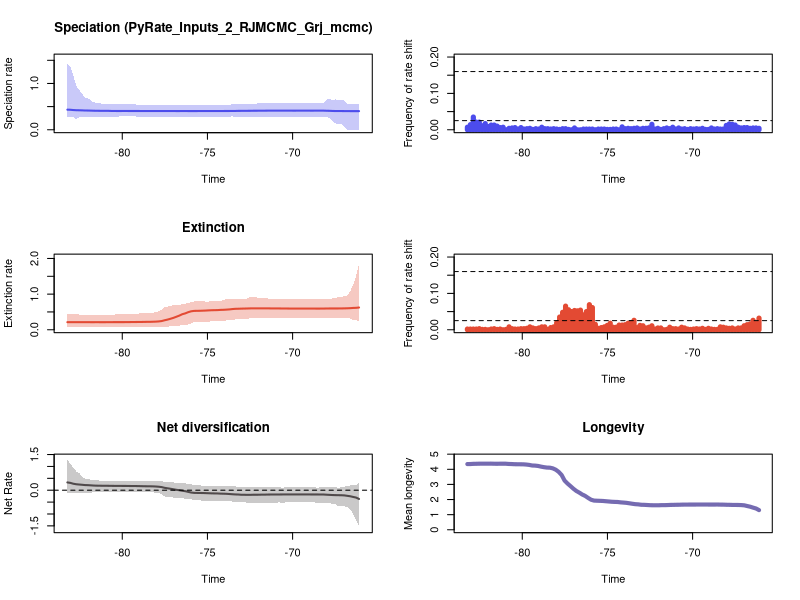

Reproduce this figure in R.


pdf(file='./RTT_plots.pdf',width=10, height=15)
par(mfrow=c(3,2))
library(scales)

time=c(-66.10109614571707, -66.27403537195539,-66.44697459819369,-66.61991382443202,-66.79285305067032,-66.96579227690864,-67.13873150314694,-67.31167072938524,-67.48460995562357,-67.65754918186187,-67.8304884081002,-68.0034276343385,-68.17636686057682,-68.34930608681512,-68.52224531305345,-68.69518453929174,-68.86812376553007,-69.04106299176837,-69.2140022180067,-69.386941444245,-69.55988067048332,-69.73281989672162,-69.90575912295992,-70.07869834919825,-70.25163757543655,-70.42457680167487,-70.59751602791317,-70.7704552541515,-70.9433944803898,-71.11633370662813,-71.28927293286642,-71.46221215910475,-71.63515138534305,-71.80809061158138,-71.98102983781968,-72.15396906405797,-72.3269082902963,-72.4998475165346,-72.67278674277293,-72.84572596901123,-73.01866519524955,-73.19160442148785,-73.36454364772618,-73.53748287396448,-73.7104221002028,-73.8833613264411,-74.05630055267943,-74.22923977891773,-74.40217900515603,-74.57511823139436,-74.74805745763265,-74.92099668387098,-75.09393591010928,-75.26687513634761,-75.4398143625859,-75.61275358882423,-75.78569281506253,-75.95863204130086,-76.13157126753916,-76.30451049377749,-76.47744972001578,-76.65038894625411,-76.82332817249241,-76.99626739873071,-77.16920662496904,-77.34214585120733,-77.51508507744566,-77.68802430368396,-77.86096352992229,-78.03390275616059,-78.20684198239891,-78.37978120863721,-78.55272043487554,-78.72565966111384,-78.89859888735216,-79.07153811359046,-79.24447733982879,-79.41741656606709,-79.59035579230539,-79.76329501854372,-79.93623424478201,-80.10917347102034,-80.28211269725864,-80.45505192349697,-80.62799114973527,-80.80093037597359,-80.97386960221189,-81.14680882845022,-81.31974805468852,-81.49268728092684,-81.66562650716514,-81.83856573340344,-82.01150495964177,-82.18444418588007,-82.3573834121184,-82.5303226383567,-82.70326186459502,-82.87620109083332,-83.04914031707165,-83.22207954330995)
rate=c(0.4023137760106518, 0.40258481214050523,0.4023137760106518,0.40258481214050523,0.4029382539861337,0.4035589073044436,0.40420955437903827,0.4042624754002213,0.40462509341998876,0.4060680542769074,0.40916770827513516,0.41053027989744445,0.4128071452161475,0.4128071452161475,0.4128071452161475,0.4128071452161475,0.4125519179220463,0.4128071452161475,0.4128071452161475,0.4128071452161475,0.4131575537652527,0.4128071452161475,0.4125519179220463,0.4128071452161475,0.4128071452161475,0.4130325238627062,0.4128071452161475,0.4128071452161475,0.4131012568614541,0.4128071452161475,0.4131012568614541,0.4128071452161475,0.4121522316224932,0.41175038842457623,0.4114884763694837,0.4109054396762234,0.4108114538159453,0.4096026469990236,0.4093166515883068,0.40857524977684134,0.40841623662127674,0.4082265066601717,0.40623903096960007,0.4060680542769074,0.40542913036774497,0.40542913036774497,0.4049891054357705,0.40455696835791116,0.40431191568345604,0.4042624754002213,0.4042624754002213,0.40420955437903827,0.40415136600115026,0.40415136600115026,0.40415136600115026,0.40405872907504425,0.40405872907504425,0.40405872907504425,0.40405872907504425,0.40415136600115026,0.40415136600115026,0.40405872907504425,0.40405872907504425,0.40415136600115026,0.4042624754002213,0.4042624754002213,0.4042624754002213,0.40431191568345604,0.40438077939690154,0.40438077939690154,0.4044894602575053,0.40455696835791116,0.40468322950154456,0.40462509341998876,0.4049891054357705,0.4051201388839855,0.40542913036774497,0.40542913036774497,0.4052906836526041,0.40572370309604233,0.4055767845183097,0.40542913036774497,0.4052906836526041,0.40572370309604233,0.40623903096960007,0.40847364121435226,0.40857524977684134,0.40857524977684134,0.40943712778474195,0.41029770319582154,0.4111732967463542,0.4133232050615711,0.41535186451229666,0.4159372904741301,0.419005638350191,0.4208948967677414,0.42230642310265476,0.42586641897441757,0.43200647059713465,0.43421831339391104)
minHPD=c(0.00013651491419482378, 0.00013651491419482378,0.00013651491419482378,0.00013651491419482378,0.00013651491419482378,0.07569189010548548,0.121490941104768,0.12164305329143806,0.13873570374548586,0.19061554990242588,0.24329579026974676,0.285187780328191,0.26729609476256655,0.285187780328191,0.285187780328191,0.285187780328191,0.285187780328191,0.285187780328191,0.285187780328191,0.285187780328191,0.285187780328191,0.285187780328191,0.285187780328191,0.285187780328191,0.285187780328191,0.285187780328191,0.285187780328191,0.285187780328191,0.285187780328191,0.285187780328191,0.285187780328191,0.285187780328191,0.285187780328191,0.285187780328191,0.285187780328191,0.285187780328191,0.285187780328191,0.285187780328191,0.285187780328191,0.285187780328191,0.285187780328191,0.285187780328191,0.285187780328191,0.28728501154989433,0.285187780328191,0.285187780328191,0.285187780328191,0.285187780328191,0.285187780328191,0.285187780328191,0.285187780328191,0.285187780328191,0.285187780328191,0.285187780328191,0.285187780328191,0.285187780328191,0.285187780328191,0.285187780328191,0.285187780328191,0.285187780328191,0.285187780328191,0.285187780328191,0.285187780328191,0.285187780328191,0.285187780328191,0.285187780328191,0.285187780328191,0.285187780328191,0.285187780328191,0.285187780328191,0.285187780328191,0.285187780328191,0.285187780328191,0.285187780328191,0.285187780328191,0.285187780328191,0.28728501154989433,0.28728501154989433,0.28728501154989433,0.28728501154989433,0.28728501154989433,0.28728501154989433,0.285187780328191,0.285187780328191,0.285187780328191,0.285187780328191,0.285187780328191,0.285187780328191,0.2860950897907258,0.285187780328191,0.285187780328191,0.26729609476256655,0.285187780328191,0.26729609476256655,0.26729609476256655,0.26729609476256655,0.23388335780350403,0.2724411008597606,0.26729609476256655,0.2724411008597606)
maxHPD=c(0.5637542763641188, 0.5637542763641188,0.5613266570593785,0.5596766839701983,0.5572049341535407,0.6306663384820791,0.6544955684402775,0.6483319027967817,0.6551629799153199,0.6433520116726356,0.662288879923429,0.6544955684402775,0.5753459516849582,0.5828128885091507,0.5751295364334321,0.5751295364334321,0.5734236042736709,0.5707286631408902,0.5707286631408902,0.5707286631408902,0.5694192717332986,0.5694192717332986,0.568109698700525,0.5697662091743226,0.5697662091743226,0.5697662091743226,0.5697662091743226,0.5697662091743226,0.5707286631408902,0.5707286631408902,0.5751295364334321,0.5734236042736709,0.5734236042736709,0.5697662091743226,0.5694192717332986,0.5661383355672867,0.5661383355672867,0.5613266570593785,0.5555839968050512,0.5525489142549972,0.5502841072821176,0.5525489142549972,0.5501118743217267,0.5502841072821176,0.5401482058098931,0.5352460920592879,0.533920305618866,0.5306627273548727,0.5306627273548727,0.5306627273548727,0.5306627273548727,0.5306627273548727,0.5306627273548727,0.5325142243667168,0.5325142243667168,0.52996943622057,0.52996943622057,0.52996943622057,0.52996943622057,0.52996943622057,0.52996943622057,0.52996943622057,0.52996943622057,0.529142910840889,0.529142910840889,0.529142910840889,0.529142910840889,0.529142910840889,0.52996943622057,0.52996943622057,0.52996943622057,0.529142910840889,0.5306627273548727,0.5306627273548727,0.5352460920592879,0.5375017807503969,0.5502841072821176,0.5502841072821176,0.5511970034050141,0.5516720156887513,0.5516720156887513,0.5511970034050141,0.5502841072821176,0.5534828652487224,0.5552314018472814,0.5613266570593785,0.5643307618072356,0.5643307618072356,0.5710382195113964,0.5753459516849582,0.594017868407548,0.6260731919686924,0.6829475257173253,0.6875007258098885,0.7775677597221817,0.8647057508152716,0.9466673130463698,1.1712271187671508,1.3567120174813623,1.427809112390384)
remove_na = !is.na(rate)
time = time[remove_na]
plot(time,time,type = 'n', ylim = c(0, 1.5705900236294226), xlim = c(-83.30854915642911,-66.01462653259792), ylab = 'Speciation rate', xlab = 'Time',main='Speciation (PyRate_Inputs_2_RJMCMC_Grj_mcmc)' )
polygon(c(time, rev(time)), c(maxHPD[remove_na], rev(minHPD[remove_na])), col = alpha('#4c4cec',0.3), border = NA)
lines(time,rate[remove_na], col = '#4c4cec', lwd=2)
mids=c(-66.10196957615261, -66.27665566326203,-66.45134175037143,-66.62602783748085,-66.80071392459024,-66.97540001169966,-67.15008609880906,-67.32477218591845,-67.49945827302787,-67.67414436013726,-67.84883044724668,-68.02351653435608,-68.1982026214655,-68.37288870857489,-68.54757479568431,-68.7222608827937,-68.89694696990313,-69.07163305701252,-69.24631914412191,-69.42100523123133,-69.59569131834073,-69.77037740545015,-69.94506349255954,-70.11974957966896,-70.29443566677836,-70.46912175388778,-70.64380784099717,-70.81849392810659,-70.99318001521598,-71.1678661023254,-71.3425521894348,-71.51723827654419,-71.69192436365361,-71.866610450763,-72.04129653787243,-72.21598262498182,-72.39066871209124,-72.56535479920063,-72.74004088631006,-72.91472697341945,-73.08941306052887,-73.26409914763826,-73.43878523474768,-73.61347132185708,-73.78815740896647,-73.96284349607589,-74.13752958318528,-74.3122156702947,-74.4869017574041,-74.66158784451352,-74.83627393162291,-75.01096001873233,-75.18564610584173,-75.36033219295115,-75.53501828006054,-75.70970436716993,-75.88439045427936,-76.05907654138875,-76.23376262849817,-76.40844871560756,-76.58313480271698,-76.75782088982638,-76.9325069769358,-77.10719306404519,-77.28187915115461,-77.456565238264,-77.63125132537343,-77.80593741248282,-77.98062349959221,-78.15530958670163,-78.32999567381103,-78.50468176092045,-78.67936784802984,-78.85405393513926,-79.02874002224866,-79.20342610935808,-79.37811219646747,-79.55279828357689,-79.72748437068628,-79.9021704577957,-80.0768565449051,-80.25154263201449,-80.42622871912391,-80.6009148062333,-80.77560089334273,-80.95028698045212,-81.12497306756154,-81.29965915467093,-81.47434524178036,-81.64903132888975,-81.82371741599917,-81.99840350310856,-82.17308959021796,-82.34777567732738,-82.52246176443677,-82.69714785154619,-82.87183393865558,-83.046520025765,-83.2212061128744)
counts=c(0.004, 0.005,0.005,0.004,0.006,0.006,0.005,0.007,0.013,0.015,0.016,0.012,0.002,0.002,0.003,0.002,0.005,0.001,0.001,0.004,0.002,0.003,0.002,0.003,0.001,0.003,0.002,0.005,0.002,0.007,0.003,0.005,0.003,0.001,0.004,0.002,0.015,0.005,0.004,0.004,0.002,0.005,0.004,0.003,0.004,0.003,0.008,0.0,0.002,0.002,0.001,0.001,0.002,0.002,0.002,0.0,0.002,0.002,0.002,0.002,0.0,0.0,0.005,0.0,0.001,0.003,0.003,0.001,0.002,0.003,0.002,0.003,0.003,0.007,0.002,0.003,0.001,0.004,0.003,0.002,0.006,0.002,0.006,0.005,0.004,0.0,0.007,0.006,0.01,0.013,0.013,0.009,0.017,0.011,0.021,0.021,0.035,0.014,0.007)
plot(mids,counts,type = 'h', xlim = c(-83.30854915642911,-66.01462653259792), ylim=c(0,0.2), ylab = 'Frequency of rate shift', xlab = 'Time',lwd=5,col='#4c4cec')
bf2 = 0.02514249682106274
bf6 = 0.16006671152542618
abline(h=bf2, lty=2)
abline(h=bf6, lty=2)

time=c(-66.10109614571707, -66.27403537195539,-66.44697459819369,-66.61991382443202,-66.79285305067032,-66.96579227690864,-67.13873150314694,-67.31167072938524,-67.48460995562357,-67.65754918186187,-67.8304884081002,-68.0034276343385,-68.17636686057682,-68.34930608681512,-68.52224531305345,-68.69518453929174,-68.86812376553007,-69.04106299176837,-69.2140022180067,-69.386941444245,-69.55988067048332,-69.73281989672162,-69.90575912295992,-70.07869834919825,-70.25163757543655,-70.42457680167487,-70.59751602791317,-70.7704552541515,-70.9433944803898,-71.11633370662813,-71.28927293286642,-71.46221215910475,-71.63515138534305,-71.80809061158138,-71.98102983781968,-72.15396906405797,-72.3269082902963,-72.4998475165346,-72.67278674277293,-72.84572596901123,-73.01866519524955,-73.19160442148785,-73.36454364772618,-73.53748287396448,-73.7104221002028,-73.8833613264411,-74.05630055267943,-74.22923977891773,-74.40217900515603,-74.57511823139436,-74.74805745763265,-74.92099668387098,-75.09393591010928,-75.26687513634761,-75.4398143625859,-75.61275358882423,-75.78569281506253,-75.95863204130086,-76.13157126753916,-76.30451049377749,-76.47744972001578,-76.65038894625411,-76.82332817249241,-76.99626739873071,-77.16920662496904,-77.34214585120733,-77.51508507744566,-77.68802430368396,-77.86096352992229,-78.03390275616059,-78.20684198239891,-78.37978120863721,-78.55272043487554,-78.72565966111384,-78.89859888735216,-79.07153811359046,-79.24447733982879,-79.41741656606709,-79.59035579230539,-79.76329501854372,-79.93623424478201,-80.10917347102034,-80.28211269725864,-80.45505192349697,-80.62799114973527,-80.80093037597359,-80.97386960221189,-81.14680882845022,-81.31974805468852,-81.49268728092684,-81.66562650716514,-81.83856573340344,-82.01150495964177,-82.18444418588007,-82.3573834121184,-82.5303226383567,-82.70326186459502,-82.87620109083332,-83.04914031707165,-83.22207954330995)
rate=c(0.624681258810598, 0.6155482170157771,0.6125713113367395,0.6060177289896749,0.6027743722407266,0.6003878255922747,0.5986972761713276,0.5979917670751314,0.5978802219560679,0.5978802219560679,0.5976301877642529,0.5969029224533959,0.5949762576197422,0.5942913579962177,0.5937186206570324,0.5942913579962177,0.5943266820458343,0.5943266820458343,0.5942913579962177,0.5943266820458343,0.5946258052985348,0.5943266820458343,0.5949762576197422,0.5949762576197422,0.5957792882871679,0.5967058447262457,0.5969029224533959,0.5979917670751314,0.5981320701700352,0.598249938885071,0.5991776904304225,0.6007830430743082,0.6007830430743082,0.600616078371957,0.6007830430743082,0.6007830430743082,0.6007830430743082,0.5995353850516023,0.5969029224533959,0.5949762576197422,0.5928776476505229,0.5900878713451887,0.5878218627763789,0.5809333801491706,0.5712797841048953,0.5653889687588776,0.560282397537589,0.557917504968352,0.5519319680014905,0.5499854378251823,0.5482756820542106,0.5442380147916601,0.5392370676272875,0.5358505518189528,0.5325951450359303,0.5312484059069986,0.5295437048903875,0.5178236958779985,0.4931105292440641,0.4594048177734132,0.43641919748187835,0.39729014596125806,0.3655958002304781,0.33437220140367685,0.30884536738203316,0.28551530577668455,0.2665337283724966,0.2446310563432365,0.23394975261023027,0.22836515462651788,0.22545195242854418,0.22263942992267943,0.2222681380123805,0.22074108862008837,0.21911787220187418,0.2185577298690134,0.21753279127993796,0.21725475743361994,0.21562167562993895,0.2146826491648485,0.21439724512157723,0.21411353751346768,0.21411353751346768,0.21411353751346768,0.21379334573473735,0.21314535972839493,0.2126667749826499,0.2126667749826499,0.2126667749826499,0.21270859448537544,0.2126667749826499,0.2126667749826499,0.21270859448537544,0.21270859448537544,0.21270859448537544,0.21275940360720044,0.21270859448537544,0.21275940360720044,0.21275940360720044,0.21282602079609428)
minHPD=c(0.25377687219975453, 0.26132666022801415,0.26132666022801415,0.3170294256601108,0.32344070883948256,0.3291385282479221,0.3403337402815671,0.34195860266641975,0.3170294256601108,0.3170294256601108,0.32344070883948256,0.32344070883948256,0.3255777189881266,0.3255777189881266,0.33248934716434736,0.33248934716434736,0.33248934716434736,0.33248934716434736,0.3403337402815671,0.3403337402815671,0.33248934716434736,0.3403337402815671,0.3403337402815671,0.3403337402815671,0.3403337402815671,0.3403337402815671,0.33248934716434736,0.33248934716434736,0.3250903097755824,0.32344070883948256,0.32344070883948256,0.32344070883948256,0.32344070883948256,0.32344070883948256,0.32344070883948256,0.32344070883948256,0.32344070883948256,0.32344070883948256,0.28877330192881223,0.29941461442292366,0.29941461442292366,0.29941461442292366,0.2876586035014667,0.2677216866972809,0.2677216866972809,0.26331615773330797,0.24919914546274788,0.2329184217776273,0.2329184217776273,0.2329184217776273,0.23833378270483407,0.22792804460227326,0.22792804460227326,0.22570022432227,0.22570022432227,0.22570022432227,0.22570022432227,0.17905672993840027,0.14770471884708725,0.13171220987926915,0.13342136765423168,0.11636332102508982,0.12152327188182098,0.11236805660318887,0.10207575647460711,0.08682241042188897,0.08682241042188897,0.06727328239322007,0.06577358214904791,0.06577358214904791,0.06657871820446344,0.06448889732791523,0.06448889732791523,0.06577358214904791,0.06448889732791523,0.06577358214904791,0.06577358214904791,0.06448889732791523,0.06867432547414955,0.06867432547414955,0.06448889732791523,0.06448889732791523,0.06657871820446344,0.06448889732791523,0.06577358214904791,0.06577358214904791,0.06577358214904791,0.06577358214904791,0.06577358214904791,0.06577358214904791,0.06577358214904791,0.06448889732791523,0.06448889732791523,0.06448889732791523,0.06448889732791523,0.06448889732791523,0.07527839551638536,0.07527839551638536,0.07527839551638536,0.06867432547414955)
maxHPD=c(1.8552209397781905, 1.5053207144100673,1.2664863716622372,1.0755536206561913,0.9679398534328515,0.9381034947752006,0.92711458778381,0.9227252695300527,0.8822622587534027,0.8822622587534027,0.8675254583386117,0.8618582725915793,0.8618582725915793,0.8618582725915793,0.8647947774812699,0.8647947774812699,0.8647947774812699,0.8647947774812699,0.8675254583386117,0.8675254583386117,0.8618582725915793,0.8675254583386117,0.8675254583386117,0.8647947774812699,0.8618582725915793,0.8647947774812699,0.8618582725915793,0.8618582725915793,0.8584875396166692,0.8584875396166692,0.8584875396166692,0.8771847225157553,0.8822622587534027,0.8822622587534027,0.900988659772241,0.9080435349603097,0.9080435349603097,0.9127156153546699,0.8747168744836596,0.8675254583386117,0.8675254583386117,0.8603617666232092,0.8747168744836596,0.8584875396166692,0.8559036080932763,0.8548551452242051,0.8430561542115004,0.8078391962046336,0.8047182877509454,0.7991828906204294,0.8091914484285232,0.7924312248017069,0.7924312248017069,0.7991828906204294,0.7991828906204294,0.7991828906204294,0.7960663487902856,0.7729659524111163,0.756054376139841,0.7269568214483692,0.7175073126281903,0.6929191391232485,0.6929191391232485,0.6846483587638746,0.6752396978163062,0.6493901550748119,0.629639946964311,0.5691000580051917,0.5170006574584448,0.4949701388844244,0.479738971249153,0.46723679797974293,0.46723679797974293,0.46723679797974293,0.45926776536227726,0.455730928775562,0.44701749248436007,0.4437452965698642,0.44222038693003934,0.44222038693003934,0.43652687154551667,0.43652687154551667,0.43652687154551667,0.4281123889218624,0.4281123889218624,0.4281123889218624,0.4281123889218624,0.4281123889218624,0.4281123889218624,0.4281123889218624,0.4281123889218624,0.4281123889218624,0.4281123889218624,0.4281123889218624,0.4281123889218624,0.4281123889218624,0.4437452965698642,0.4437452965698642,0.44701749248436007,0.441097887254728)
remove_na = !is.na(rate)
time = time[remove_na]
plot(time,time,type = 'n', ylim = c(0, 2.0407430337560095), xlim = c(-83.30854915642911,-66.01462653259792), ylab = 'Extinction rate', xlab = 'Time',main='Extinction' )
polygon(c(time, rev(time)), c(maxHPD[remove_na], rev(minHPD[remove_na])), col = alpha('#e34a33',0.3), border = NA)
lines(time,rate[remove_na], col = '#e34a33', lwd=2)
mids=c(-66.10196957615261, -66.27665566326203,-66.45134175037143,-66.62602783748085,-66.80071392459024,-66.97540001169966,-67.15008609880906,-67.32477218591845,-67.49945827302787,-67.67414436013726,-67.84883044724668,-68.02351653435608,-68.1982026214655,-68.37288870857489,-68.54757479568431,-68.7222608827937,-68.89694696990313,-69.07163305701252,-69.24631914412191,-69.42100523123133,-69.59569131834073,-69.77037740545015,-69.94506349255954,-70.11974957966896,-70.29443566677836,-70.46912175388778,-70.64380784099717,-70.81849392810659,-70.99318001521598,-71.1678661023254,-71.3425521894348,-71.51723827654419,-71.69192436365361,-71.866610450763,-72.04129653787243,-72.21598262498182,-72.39066871209124,-72.56535479920063,-72.74004088631006,-72.91472697341945,-73.08941306052887,-73.26409914763826,-73.43878523474768,-73.61347132185708,-73.78815740896647,-73.96284349607589,-74.13752958318528,-74.3122156702947,-74.4869017574041,-74.66158784451352,-74.83627393162291,-75.01096001873233,-75.18564610584173,-75.36033219295115,-75.53501828006054,-75.70970436716993,-75.88439045427936,-76.05907654138875,-76.23376262849817,-76.40844871560756,-76.58313480271698,-76.75782088982638,-76.9325069769358,-77.10719306404519,-77.28187915115461,-77.456565238264,-77.63125132537343,-77.80593741248282,-77.98062349959221,-78.15530958670163,-78.32999567381103,-78.50468176092045,-78.67936784802984,-78.85405393513926,-79.02874002224866,-79.20342610935808,-79.37811219646747,-79.55279828357689,-79.72748437068628,-79.9021704577957,-80.0768565449051,-80.25154263201449,-80.42622871912391,-80.6009148062333,-80.77560089334273,-80.95028698045212,-81.12497306756154,-81.29965915467093,-81.47434524178036,-81.64903132888975,-81.82371741599917,-81.99840350310856,-82.17308959021796,-82.34777567732738,-82.52246176443677,-82.69714785154619,-82.87183393865558,-83.046520025765,-83.2212061128744)
counts=c(0.032, 0.017,0.026,0.016,0.014,0.011,0.005,0.005,0.002,0.005,0.004,0.005,0.007,0.008,0.001,0.001,0.002,0.004,0.001,0.004,0.002,0.003,0.002,0.001,0.002,0.005,0.007,0.002,0.003,0.003,0.007,0.001,0.0,0.005,0.005,0.002,0.011,0.007,0.005,0.011,0.012,0.006,0.026,0.02,0.018,0.014,0.013,0.013,0.007,0.007,0.018,0.012,0.008,0.006,0.004,0.015,0.061,0.069,0.05,0.041,0.054,0.052,0.053,0.05,0.055,0.065,0.048,0.035,0.019,0.008,0.006,0.001,0.008,0.008,0.005,0.003,0.005,0.008,0.004,0.003,0.003,0.002,0.002,0.003,0.008,0.001,0.0,0.002,0.001,0.003,0.002,0.0,0.001,0.001,0.003,0.002,0.002,0.002,0.002)
plot(mids,counts,type = 'h', xlim = c(-83.30854915642911,-66.01462653259792), ylim=c(0,0.2), ylab = 'Frequency of rate shift', xlab = 'Time',lwd=5,col='#e34a33')
abline(h=bf2, lty=2)
abline(h=bf6, lty=2)
#Net Diversification Rate
time=c(-66.10109614571707, -66.27403537195539,-66.44697459819369,-66.61991382443202,-66.79285305067032,-66.96579227690864,-67.13873150314694,-67.31167072938524,-67.48460995562357,-67.65754918186187,-67.8304884081002,-68.0034276343385,-68.17636686057682,-68.34930608681512,-68.52224531305345,-68.69518453929174,-68.86812376553007,-69.04106299176837,-69.2140022180067,-69.386941444245,-69.55988067048332,-69.73281989672162,-69.90575912295992,-70.07869834919825,-70.25163757543655,-70.42457680167487,-70.59751602791317,-70.7704552541515,-70.9433944803898,-71.11633370662813,-71.28927293286642,-71.46221215910475,-71.63515138534305,-71.80809061158138,-71.98102983781968,-72.15396906405797,-72.3269082902963,-72.4998475165346,-72.67278674277293,-72.84572596901123,-73.01866519524955,-73.19160442148785,-73.36454364772618,-73.53748287396448,-73.7104221002028,-73.8833613264411,-74.05630055267943,-74.22923977891773,-74.40217900515603,-74.57511823139436,-74.74805745763265,-74.92099668387098,-75.09393591010928,-75.26687513634761,-75.4398143625859,-75.61275358882423,-75.78569281506253,-75.95863204130086,-76.13157126753916,-76.30451049377749,-76.47744972001578,-76.65038894625411,-76.82332817249241,-76.99626739873071,-77.16920662496904,-77.34214585120733,-77.51508507744566,-77.68802430368396,-77.86096352992229,-78.03390275616059,-78.20684198239891,-78.37978120863721,-78.55272043487554,-78.72565966111384,-78.89859888735216,-79.07153811359046,-79.24447733982879,-79.41741656606709,-79.59035579230539,-79.76329501854372,-79.93623424478201,-80.10917347102034,-80.28211269725864,-80.45505192349697,-80.62799114973527,-80.80093037597359,-80.97386960221189,-81.14680882845022,-81.31974805468852,-81.49268728092684,-81.66562650716514,-81.83856573340344,-82.01150495964177,-82.18444418588007,-82.3573834121184,-82.5303226383567,-82.70326186459502,-82.87620109083332,-83.04914031707165,-83.22207954330995)
net_rate=c(-0.3681124704613997, -0.30981658224275616,-0.28287253712111743,-0.25457035404569817,-0.23603562974088774,-0.21792789192765807,-0.21201804610009234,-0.20906916498262743,-0.20686919873068135,-0.2028022321810921,-0.19615988707144816,-0.18953986195975617,-0.18156239005288247,-0.18080572850126114,-0.17921191905053968,-0.1795050852477729,-0.17949789998338564,-0.17811216596137153,-0.17726637801193781,-0.1776154179116663,-0.17693019836616763,-0.17755954581625624,-0.17791629242475082,-0.17749025033423962,-0.17782665987230847,-0.17820676190725,-0.17872202421511274,-0.1797627142471655,-0.18014608668188978,-0.18123041513729796,-0.18135716769635485,-0.18256614606709484,-0.18608739720407197,-0.18611696308785577,-0.18980011204386618,-0.19058414208520075,-0.19066073795219002,-0.19550506457817943,-0.19517667363511412,-0.19229107237255463,-0.1911502436613346,-0.18162640007039546,-0.17789930319650218,-0.16929717112102324,-0.1604172400098005,-0.15114734286458867,-0.1469570099957223,-0.1436084457512357,-0.13675330006959246,-0.13512498038198784,-0.1324902395804229,-0.12757002281558882,-0.12304438006901838,-0.11828320641845869,-0.1160057506176991,-0.11423682712300127,-0.11186735025915981,-0.09707978371427628,-0.06877253784533406,-0.04022091982349484,-0.02231747304500781,-0.0006435164193212264,0.016711084795702005,0.03851616790194959,0.061031678992129905,0.07999492592920095,0.0997484136264977,0.13101404206615594,0.14629151974062185,0.1557212454162469,0.16132991632715082,0.16408686115427323,0.16513701545678022,0.1666083327831759,0.16992823378853644,0.17316746732517407,0.17504473317617758,0.1754078936257858,0.17718250382044917,0.17940385314867976,0.18006297963072254,0.18021369217274896,0.1806527216939008,0.1818889456165566,0.18318744656026342,0.18507873403328,0.18699937076181752,0.18699937076181752,0.18900905022993894,0.19093317671429005,0.19535214388078578,0.204220825779675,0.21229664474458798,0.21609089890690056,0.22843781452432588,0.2392479957649352,0.2504462759514514,0.27291606890294234,0.30835506676740754,0.32748941421192973)
net_minHPD=c(-1.5126819448686426, -1.2616101903425032,-1.013929754013019,-0.7994125864047766,-0.7150136798155228,-0.6778637833204937,-0.6521241202789296,-0.6750343784207531,-0.5964386056891376,-0.5679863018682237,-0.5520330454714867,-0.5431604694442829,-0.5229212724023773,-0.5229212724023773,-0.5539350808363511,-0.5135877866870873,-0.5099697579537337,-0.5135877866870873,-0.5099697579537337,-0.5099697579537337,-0.5099697579537337,-0.4854458138160428,-0.4854458138160428,-0.5099697579537337,-0.5099697579537337,-0.5135877866870873,-0.5439442272579111,-0.5135877866870873,-0.5229212724023773,-0.5229212724023773,-0.5346828909080239,-0.5539350808363511,-0.5539350808363511,-0.5439442272579111,-0.5539350808363511,-0.5539350808363511,-0.5539350808363511,-0.5431604694442829,-0.5207716231662844,-0.5097388584584592,-0.5135877866870873,-0.5135877866870873,-0.4851872326268734,-0.4851872326268734,-0.44622108507728864,-0.4413799843824049,-0.4413799843824049,-0.44622108507728864,-0.44622108507728864,-0.4413799843824049,-0.4413799843824049,-0.44622108507728864,-0.44115292548815976,-0.44622108507728864,-0.42848594325745865,-0.43036471100322454,-0.42848594325745865,-0.376488624440402,-0.3714154285322019,-0.3604155606389909,-0.3385429669856025,-0.31876774558067367,-0.3137841639107734,-0.3137841639107734,-0.28715808190391473,-0.2682312108808031,-0.263238979262315,-0.17903207319292536,-0.11554330284304776,-0.10719928196466,-0.08486333865236867,-0.0707514878333137,-0.0835432350096168,-0.0707514878333137,-0.06968038348797922,-0.06876487853151053,-0.06876487853151053,-0.06635713170963586,-0.06337282591589216,-0.0645084018827663,-0.06337282591589216,-0.06337282591589216,-0.06337282591589216,-0.06337282591589216,-0.06337282591589216,-0.06876487853151053,-0.0707514878333137,-0.0707514878333137,-0.0707514878333137,-0.06635713170963586,-0.0707514878333137,-0.10520272645530837,-0.10934533131891633,-0.13328386662450792,-0.11554330284304776,-0.09462236557540882,-0.13066449998611357,-0.11895769542083856,-0.13066449998611357,-0.10934533131891633)
net_maxHPD=c(0.3039087672521743, 0.22917458742838526,0.22917458742838526,0.19529297323863065,0.1894515449307369,0.1444128871794581,0.13521591108167164,0.09756780490102152,0.1504891221481119,0.1444128871794581,0.13521591108167164,0.13521591108167164,0.13521591108167164,0.13521591108167164,0.09756780490102152,0.13521591108167164,0.13521591108167164,0.13521591108167164,0.13521591108167164,0.13521591108167164,0.13521591108167164,0.15573903517291926,0.15573903517291926,0.13521591108167164,0.13521591108167164,0.13521591108167164,0.09756780490102152,0.13521591108167164,0.13521591108167164,0.1444128871794581,0.13521591108167164,0.13521591108167164,0.13521591108167164,0.1395813331093101,0.13521591108167164,0.13521591108167164,0.13521591108167164,0.13521591108167164,0.13521591108167164,0.13521591108167164,0.13521591108167164,0.13521591108167164,0.16713218614552494,0.16713218614552494,0.1894515449307369,0.1836654672631048,0.18502698313526006,0.1727450361711774,0.17435015715691657,0.17435015715691657,0.18100160681985467,0.17522562015212678,0.18100160681985467,0.18502698313526006,0.20561956140943682,0.1996262368281272,0.1996262368281272,0.26996609308170183,0.26996609308170183,0.29162085224445045,0.3097388422882271,0.3129395193877267,0.31610940269971044,0.3280270013909907,0.3475293477476801,0.3468460856372568,0.3476477779323968,0.39351255790748757,0.3976066297839685,0.38174990164353695,0.39515979268837975,0.4012862957257252,0.3949994123994277,0.3976066297839685,0.3949994123994277,0.3949994123994277,0.3949994123994277,0.3949994123994277,0.39351255790748757,0.3949994123994277,0.39351255790748757,0.39351255790748757,0.3949994123994277,0.3949994123994277,0.3949994123994277,0.3949994123994277,0.3976066297839685,0.3976066297839685,0.40583229167773055,0.4188147858308022,0.43590875086662656,0.4429655724088236,0.4726500989071718,0.47731706447726324,0.5843122170935687,0.724771444412848,0.7936461395955541,0.9473877870227971,1.1158466984812727,1.2684885062741234)
remove_na = !is.na(net_rate)
time = time[remove_na]
plot(time,time,type = 'n', ylim = c(-1.663950139355507, 1.3953373569015357), xlim = c(-83.30854915642911,-66.01462653259792), ylab = 'Net Rate', xlab = 'Time',lwd=2, main='Net diversification', col= '#504A4B' )
polygon(c(time, rev(time)), c(net_maxHPD[remove_na], rev(net_minHPD[remove_na])), col = alpha('#504A4B',0.3), border = NA)
lines(time,net_rate[remove_na], col = '#504A4B', lwd=2)
abline(h=0,lty=2)


time=c(-66.10109614571707, -66.27403537195539,-66.44697459819369,-66.61991382443202,-66.79285305067032,-66.96579227690864,-67.13873150314694,-67.31167072938524,-67.48460995562357,-67.65754918186187,-67.8304884081002,-68.0034276343385,-68.17636686057682,-68.34930608681512,-68.52224531305345,-68.69518453929174,-68.86812376553007,-69.04106299176837,-69.2140022180067,-69.386941444245,-69.55988067048332,-69.73281989672162,-69.90575912295992,-70.07869834919825,-70.25163757543655,-70.42457680167487,-70.59751602791317,-70.7704552541515,-70.9433944803898,-71.11633370662813,-71.28927293286642,-71.46221215910475,-71.63515138534305,-71.80809061158138,-71.98102983781968,-72.15396906405797,-72.3269082902963,-72.4998475165346,-72.67278674277293,-72.84572596901123,-73.01866519524955,-73.19160442148785,-73.36454364772618,-73.53748287396448,-73.7104221002028,-73.8833613264411,-74.05630055267943,-74.22923977891773,-74.40217900515603,-74.57511823139436,-74.74805745763265,-74.92099668387098,-75.09393591010928,-75.26687513634761,-75.4398143625859,-75.61275358882423,-75.78569281506253,-75.95863204130086,-76.13157126753916,-76.30451049377749,-76.47744972001578,-76.65038894625411,-76.82332817249241,-76.99626739873071,-77.16920662496904,-77.34214585120733,-77.51508507744566,-77.68802430368396,-77.86096352992229,-78.03390275616059,-78.20684198239891,-78.37978120863721,-78.55272043487554,-78.72565966111384,-78.89859888735216,-79.07153811359046,-79.24447733982879,-79.41741656606709,-79.59035579230539,-79.76329501854372,-79.93623424478201,-80.10917347102034,-80.28211269725864,-80.45505192349697,-80.62799114973527,-80.80093037597359,-80.97386960221189,-81.14680882845022,-81.31974805468852,-81.49268728092684,-81.66562650716514,-81.83856573340344,-82.01150495964177,-82.18444418588007,-82.3573834121184,-82.5303226383567,-82.70326186459502,-82.87620109083332,-83.04914031707165,-83.22207954330995)
rate=c(1.2995425023134604, 1.4060694978450208,1.4627446021826922,1.5255375257802477,1.56974979520414,1.616213386155359,1.6324061110808141,1.6395729731571846,1.642648708363661,1.6430006422759118,1.6499873821134772,1.6528751192072482,1.6611937781902641,1.663097141491886,1.66838881226206,1.6677897716665928,1.6674179176766897,1.6672529445447373,1.6695725731539326,1.6687890949619268,1.669113466337728,1.668511729957737,1.6671738475966555,1.6663983073327922,1.6658568720009297,1.6642545399630964,1.6631439064467908,1.655646529291877,1.6527296224678392,1.6477550926855482,1.644232505604598,1.6355284525117222,1.6290120329322666,1.6300020638945396,1.6210954918724072,1.6211092033260206,1.6211859943551632,1.6261189789532031,1.6380586848113166,1.6493015748572404,1.6538658065647673,1.6803975592902944,1.6931703307430692,1.7201860984319972,1.751083817120788,1.780524867723411,1.7981194369004037,1.8128892407206092,1.83756278493013,1.8434648499621262,1.8526231551957595,1.8710409675455475,1.8875761785305443,1.9053269918618285,1.9135724216964713,1.9209554326654386,1.9298329762776927,1.9862523310870441,2.1045832238730133,2.2370180249198577,2.330349290358471,2.4547835144605084,2.5640151466345356,2.7137951316516213,2.8883144501600406,3.0556795827006473,3.252015372315912,3.6198447309337975,3.828329399619624,3.9727141195724216,4.062607792934925,4.106842340040799,4.11338838257309,4.140250781698879,4.176273272032718,4.220207732184021,4.243286433900463,4.250772904359403,4.28935599634538,4.3135307026952905,4.327627409234003,4.331140027974921,4.332616603754736,4.33631850311517,4.346885668767466,4.352933460546135,4.369117091326832,4.369117091326832,4.369117091326832,4.364609994742355,4.3681452721326695,4.373596886550007,4.371355349938363,4.371355349938363,4.371973457954898,4.3702785557770865,4.3645053337356225,4.360407976145606,4.347359162284869,4.345065053581246)
minHPD=c(1.2995425023134604, 1.4060694978450208,1.4627446021826922,1.5255375257802477,1.56974979520414,1.616213386155359,1.6324061110808141,1.6395729731571846,1.642648708363661,1.6430006422759118,1.6499873821134772,1.6528751192072482,1.6611937781902641,1.663097141491886,1.66838881226206,1.6677897716665928,1.6674179176766897,1.6672529445447373,1.6695725731539326,1.6687890949619268,1.669113466337728,1.668511729957737,1.6671738475966555,1.6663983073327922,1.6658568720009297,1.6642545399630964,1.6631439064467908,1.655646529291877,1.6527296224678392,1.6477550926855482,1.644232505604598,1.6355284525117222,1.6290120329322666,1.6300020638945396,1.6210954918724072,1.6211092033260206,1.6211859943551632,1.6261189789532031,1.6380586848113166,1.6493015748572404,1.6538658065647673,1.6803975592902944,1.6931703307430692,1.7201860984319972,1.751083817120788,1.780524867723411,1.7981194369004037,1.8128892407206092,1.83756278493013,1.8434648499621262,1.8526231551957595,1.8710409675455475,1.8875761785305443,1.9053269918618285,1.9135724216964713,1.9209554326654386,1.9298329762776927,1.9862523310870441,2.1045832238730133,2.2370180249198577,2.330349290358471,2.4547835144605084,2.5640151466345356,2.7137951316516213,2.8883144501600406,3.0556795827006473,3.252015372315912,3.6198447309337975,3.828329399619624,3.9727141195724216,4.062607792934925,4.106842340040799,4.11338838257309,4.140250781698879,4.176273272032718,4.220207732184021,4.243286433900463,4.250772904359403,4.28935599634538,4.3135307026952905,4.327627409234003,4.331140027974921,4.332616603754736,4.33631850311517,4.346885668767466,4.352933460546135,4.369117091326832,4.369117091326832,4.369117091326832,4.364609994742355,4.3681452721326695,4.373596886550007,4.371355349938363,4.371355349938363,4.371973457954898,4.3702785557770865,4.3645053337356225,4.360407976145606,4.347359162284869,4.345065053581246)
maxHPD=c(1.2995425023134604, 1.4060694978450208,1.4627446021826922,1.5255375257802477,1.56974979520414,1.616213386155359,1.6324061110808141,1.6395729731571846,1.642648708363661,1.6430006422759118,1.6499873821134772,1.6528751192072482,1.6611937781902641,1.663097141491886,1.66838881226206,1.6677897716665928,1.6674179176766897,1.6672529445447373,1.6695725731539326,1.6687890949619268,1.669113466337728,1.668511729957737,1.6671738475966555,1.6663983073327922,1.6658568720009297,1.6642545399630964,1.6631439064467908,1.655646529291877,1.6527296224678392,1.6477550926855482,1.644232505604598,1.6355284525117222,1.6290120329322666,1.6300020638945396,1.6210954918724072,1.6211092033260206,1.6211859943551632,1.6261189789532031,1.6380586848113166,1.6493015748572404,1.6538658065647673,1.6803975592902944,1.6931703307430692,1.7201860984319972,1.751083817120788,1.780524867723411,1.7981194369004037,1.8128892407206092,1.83756278493013,1.8434648499621262,1.8526231551957595,1.8710409675455475,1.8875761785305443,1.9053269918618285,1.9135724216964713,1.9209554326654386,1.9298329762776927,1.9862523310870441,2.1045832238730133,2.2370180249198577,2.330349290358471,2.4547835144605084,2.5640151466345356,2.7137951316516213,2.8883144501600406,3.0556795827006473,3.252015372315912,3.6198447309337975,3.828329399619624,3.9727141195724216,4.062607792934925,4.106842340040799,4.11338838257309,4.140250781698879,4.176273272032718,4.220207732184021,4.243286433900463,4.250772904359403,4.28935599634538,4.3135307026952905,4.327627409234003,4.331140027974921,4.332616603754736,4.33631850311517,4.346885668767466,4.352933460546135,4.369117091326832,4.369117091326832,4.369117091326832,4.364609994742355,4.3681452721326695,4.373596886550007,4.371355349938363,4.371355349938363,4.371973457954898,4.3702785557770865,4.3645053337356225,4.360407976145606,4.347359162284869,4.345065053581246)
remove_na = !is.na(rate)
time = time[remove_na]
plot(time,time,type = 'n', ylim = c(0, 4.810956575205008), xlim = c(-83.30854915642911,-66.01462653259792), ylab = 'Mean longevity', xlab = 'Time',main='Longevity' )
polygon(c(time, rev(time)), c(maxHPD[remove_na], rev(minHPD[remove_na])), col = alpha('#756bb1',0.3), border = NA)
lines(time,rate[remove_na], col = '#756bb1', lwd=4)

n <- dev.off()